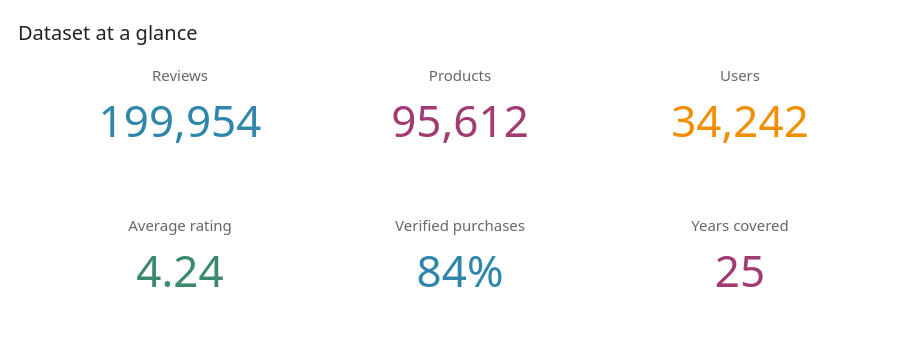

The code cell stored with this chart in its notebook:
### Markdown cell above
## 1. Dataset at a glance

First, the key numbers: how many reviews, products and users we have, and what the average rating looks like.

### Code cell
n_reviews  = len(df)
n_products = df["parent_asin"].nunique()
n_users    = df["user_id"].nunique()
avg_rating = df["rating"].mean()
pct_verif  = 100 * df["verified_purchase"].mean()
years_span = df["timestamp"].dt.year.max() - df["timestamp"].dt.year.min() + 1

cards = [
    ("Reviews",             n_reviews,  ",.0f", "", NAVY),
    ("Products",            n_products, ",.0f", "", PLUM),
    ("Users",               n_users,    ",.0f", "", AMBER),
    ("Average rating",      avg_rating, ".2f",  "", GREEN),
    ("Verified purchases",  pct_verif,  ".0f",  "%", NAVY),
    ("Years covered",       years_span, ".0f",  "", PLUM),
]

fig = make_subplots(rows=2, cols=3, specs=[[{"type": "indicator"}] * 3] * 2,
                    vertical_spacing=0.3, horizontal_spacing=0.05)
for i, (label, value, vfmt, suffix, color) in enumerate(cards):
    fig.add_trace(
        go.Indicator(
            mode="number", value=value,
            number=dict(valueformat=vfmt, suffix=suffix, font=dict(size=44, color=color)),
            title=dict(text=label, font=dict(size=15, color="#666")),
        ),
        row=i // 3 + 1, col=i % 3 + 1,
    )
fig.update_layout(height=360, title="Dataset at a glance")
fig.show()

### Figure 1 — Plotly figure (JSON) as saved in the notebook; plotly's stock layout.template omitted (floating-point values rounded to 4 significant figures)
{"data": [{"domain": {"x": [0, 0.3], "y": [0.65, 1.0]}, "mode": "number", "number": {"font": {"color": "#2E86AB", "size": 44}, "suffix": "", "valueformat": ",.0f"}, "title": {"font": {"color": "#666", "size": 15}, "text": "Reviews"}, "type": "indicator", "value": 199954}, {"domain": {"x": [0.35, 0.65], "y": [0.65, 1.0]}, "mode": "number", "number": {"font": {"color": "#A23B72", "size": 44}, "suffix": "", "valueformat": ",.0f"}, "title": {"font": {"color": "#666", "size": 15}, "text": "Products"}, "type": "indicator", "value": 95612}, {"domain": {"x": [0.7, 1], "y": [0.65, 1.0]}, "mode": "number", "number": {"font": {"color": "#F18F01", "size": 44}, "suffix": "", "valueformat": ",.0f"}, "title": {"font": {"color": "#666", "size": 15}, "text": "Users"}, "type": "indicator", "value": 34242}, {"domain": {"x": [0, 0.3], "y": [0, 0.35]}, "mode": "number", "number": {"font": {"color": "#3B8A6E", "size": 44}, "suffix": "", "valueformat": ".2f"}, "title": {"font": {"color": "#666", "size": 15}, "text": "Average rating"}, "type": "indicator", "value": 4.241}, {"domain": {"x": [0.35, 0.65], "y": [0, 0.35]}, "mode": "number", "number": {"font": {"color": "#2E86AB", "size": 44}, "suffix": "%", "valueformat": ".0f"}, "title": {"font": {"color": "#666", "size": 15}, "text": "Verified purchases"}, "type": "indicator", "value": 83.73}, {"domain": {"x": [0.7, 1], "y": [0, 0.35]}, "mode": "number", "number": {"font": {"color": "#A23B72", "size": 44}, "suffix": "", "valueformat": ".0f"}, "title": {"font": {"color": "#666", "size": 15}, "text": "Years covered"}, "type": "indicator", "value": 25}], "layout": {"height": 360, "title": {"text": "Dataset at a glance"}}}
